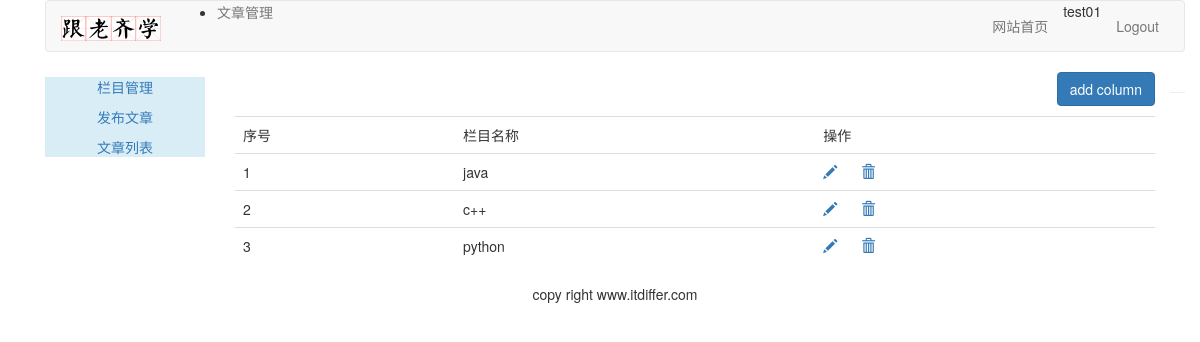
Screenshot of /article/article-column/ (signed in) with the database file from the repository.
### article/models.py (models this page shows, shortened)
class ArticleColumn(models.Model):
    user = models.ForeignKey(User, related_name='article_column')
    column = models.CharField(max_length=200)
    created = models.DateField(auto_now_add=True)

### article/views.py (the view, shortened to what this page needs)
@login_required(login_url='/account/login')
@csrf_exempt
def article_column(request):
    if request.method == 'GET':
        columns = ArticleColumn.objects.filter(user=request.user)
        column_form = ArticleColumnForm()
        return render(request, 'article/column/article_column.html', {"columns": columns, "column_form": column_form})

### templates/article/column/article_column.html (shortened to what this page needs)
{% extends "article/base.html" %}
{% load staticfiles %}
{% block content %}
    <div>
        <p class="text-right"><button id="add_column" onclick="add_column()" class="btn btn-primary">add column</button></p>
        <table class="table table-hover">
            <tr>
                <td>序号</td>
                <td>栏目名称</td>
                <td>操作</td>
            </tr>
            {% for column in columns %}
                <tr>
                    <td>{{ forloop.counter }}</td>
                    <td>{{ column.column }}</td>
                    <td>
                        <a name="edit" href="javascript:" onclick="edit_column(this, {{ column.id }})"><span
                                class="glyphicon glyphicon-pencil"></span></a>
                        <a name="delete" href="javascript:" onclick="del_column(this, {{ column.id }})"><span
                                class="glyphicon glyphicon-trash" style="margin-left: 20px;"></span></a>
                    </td>
                </tr>
            {% empty %}
                <p>还没有设置栏目,太懒了</p>
            {% endfor %}
        </table>
    </div>
{% endblock %}

### templates/article/header.html
{% load staticfiles %}
<div class="container">
    <nav class="navbar navbar-default" role="navigation">
        <div class="navbar-header">
            <a class="navbar-brand" href="http://www.itdiffer.com">
                <img width="100px" src="{% static 'images/backlogo.png' %}">
            </a>
        </div>
        <div>
            <ul class="navbar navbar-nav" role="tablist">
            <li><a href="{% url 'article:article_column' %}">文章管理</a></li>
            </ul>
            <ul class="nav navbar-nav navbar-right" style="margin-right:10px">
                <li><a href="{% url 'blog:blog_title' %}">网站首页</a></li>
                <li><span>{{ user.username }}</span></li>
                <li><a href="{% url 'account:user_logout' %}">Logout</a></li>
            </ul>
        </div>
    </nav>
</div>

### rows the page displays
ArticleColumn: column "java"
ArticleColumn: column "c++"
ArticleColumn: column "python"

### other values shown
{{ user.username }} "test01"
